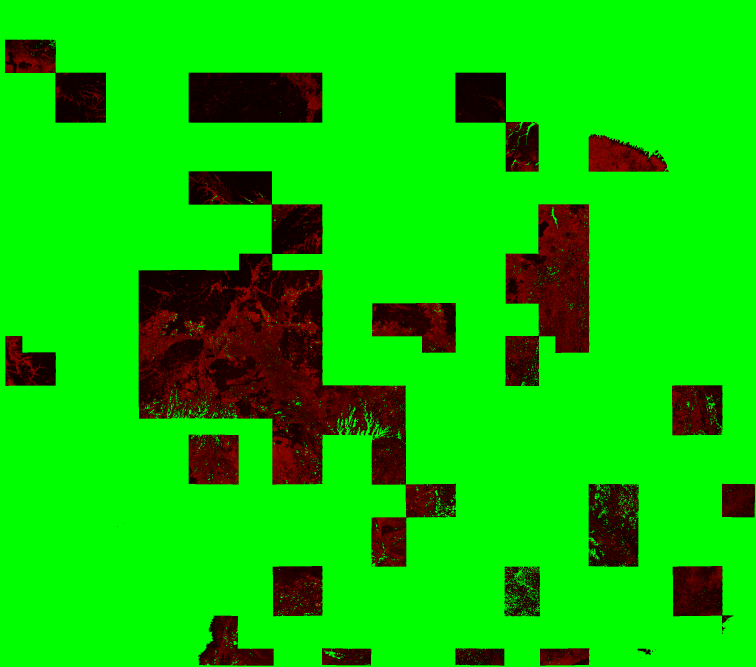
#> input picture site/map-data.png, 2267 x 2000 px (shown at 1/3 size)
$ python readme_art.py
#> lines starting #> are read from the running program, lines starting #| are printed output that depends on the picture
### tools/phase4/build_site.py
# ruff: noqa: RUF001  (typographic dashes and quotes are intended on the page)
"""Task 4.8: the public scorecard page of issue 2027.01, generated from the records.

Usage: python tools/phase4/build_site.py [PACKAGE_DIR]   (default D:/almanac-data/packages/2027.01)

Writes into ``site/``:

- ``index.html``: the page. Every number is read from a committed record, never typed by hand:
  the backtest from ``docs/phase2/stage_b_report.json``, its reproduction from
  ``docs/phase2/stage_b_reproduction.json``, the 2026 forecast summary from
  ``docs/phase4/forecast_2026_meta.json``, the digest from
  ``docs/phase4/package_2027.01_manifest.json`` and the reads of the test truth from
  ``docs/phase1/test_touch_log.jsonl``;
- ``map-data.png``: the headline 2026 forecast on a longitude-latitude grid of 0.015° (about
  1.7 km). Red channel: the mean probability of the 640 m cells in the pixel, as
  ``round(255 * sqrt(p))``; green: its risk band (0 = lowest half of cells … 5 = top 1%), 255 where
  nothing is forecast. The page draws the map from it in the viewer's colour theme and reads it
  for the hover value;
- ``map-land.png``: the land share of every 640 m cell of the 2,020 region tiles (static, from the
  Global Forest Change data mask), drawn under the forecast as the base map;
- ``og.png``: a 1200 x 630 preview for links shared on social sites and the README.

Risk bands are ranks of the 640 m cells of the headline forecast, not fixed probabilities: the
backtest showed its probabilities run high, so the page shows where risk is highest relative to
everywhere else, and states each band's probability range beside it.

The map is drawn only from a package whose manifest equals the committed one.
"""

from __future__ import annotations

import argparse
import csv
import hashlib
import html
import json
import re
from pathlib import Path

import numpy as np
import rasterio.warp
from PIL import Image, ImageChops, ImageDraw, ImageFilter, ImageFont
from rasterio.transform import Affine, from_origin
from rasterio.warp import Resampling, reproject

REPO = Path(__file__).resolve().parents[2]
SITE = REPO / "site"
DATA = Path("D:/almanac-data")
CELL, SIDE = 640.0, 128
RES = 0.015
BOUNDS = (-74.5, -24.5, -40.5, 5.5)  # the region (74W-41W, 24S-5N) with a half-degree margin
HELD_OUT = (-68.0, -13.0, -60.0, -7.0)
TILE_RE = re.compile(r"^(\d{1,2})([NS])_E(\d+)_N(-?\d+)$")
GITHUB = "https://github.com/pranavpanchal1326/Almanac"
SITE_URL = "https://pranavpanchal1326.github.io/Almanac/"
RELEASE = f"{GITHUB}/releases/tag/issue-2027.01-sealed"

# Risk bands: cut points as percentiles of the headline forecast over its forecast cells.
CUTS = [50, 75, 90, 95, 99]
BAND_NAMES = ["Lowest half", "Top 50%", "Top 25%", "Top 10%", "Top 5%", "Top 1%"]
# "Blue Marble": risk is one blue hue brightening to ice-white on a deep-space ground, with land a
# neutral slate and water near-black so that blue on the map means risk alone. Monotone lightness,
# every step at least 0.06 apart, one hue (spread 23 deg); dataviz validator, --ordinal, dark,
# surface #050b16. The lowest band is allowed to sink into the ground, as the sequential rule
# permits: low risk should not shine.
RAMP = ["#13294a", "#1c4775", "#24699d", "#3a90c6", "#7cc0e8", "#e3f4ff"]
NIGHT = (5, 11, 22)


def read_json(path: Path):
    return json.loads(path.read_text(encoding="utf-8"))


# [5 lines left out: function tile_geo, not called in this run]


def grid() -> tuple[int, int, Affine]:
    w, s, e, n = BOUNDS
    return round((e - w) / RES), round((n - s) / RES), from_origin(w, n, RES, RES)


# [60 lines left out: functions warp, box, land_map, forecast_map, encode, not called in this run]


def font(size: int, bold: bool = False):
    for name in (["segoeuib.ttf", "DejaVuSans-Bold.ttf"] if bold else ["segoeui.ttf", "DejaVuSans.ttf"]):
        for root in (Path("C:/Windows/Fonts"), Path("/usr/share/fonts/truetype/dejavu")):
            if (root / name).exists():
                return ImageFont.truetype(str(root / name), size)
    return ImageFont.load_default()


# [41 lines left out: functions og_image, font_file, not called in this run]


def pct(x: float, digits: int = 1) -> str:
    return f"{x * 100:+.{digits}f}%"


# [5 lines left out: function band_range, not called in this run]


CACHE = DATA / "work" / "site_map_cache.json"  # map geometry for --page-only; not published


# [120 lines left out: functions build, main, not called in this run]


# [2 lines that do not run on import are left out]

### tools/phase4/readme_art.py
"""Art for the README, drawn from the same records as the scorecard page.

Usage: python tools/phase4/readme_art.py   (after tools/phase4/build_site.py)

Writes into ``docs/media/``:

- ``forecast.gif``: the headline 2026 forecast lighting up band by band, from the safest half to
  the top 1%, then a slow glow on the brightest bands; drawn from ``site/map-data.png`` and
  ``site/map-land.png`` with the page's blue ramp;
- ``backtest.png``: every forecast's average precision on the 2025 backtest with its 95% interval,
  read from ``docs/phase2/stage_b_report.json``.
"""

from __future__ import annotations

import json
import sys
from pathlib import Path

import numpy as np
from PIL import Image, ImageDraw, ImageFilter

REPO = Path(__file__).resolve().parents[2]
sys.path.insert(0, str(Path(__file__).parent))
from build_site import BAND_NAMES, RAMP, font

OUT = REPO / "docs" / "media"
SPACE, LAND, WATER = np.array([5, 11, 22]), np.array([27, 35, 49]), np.array([7, 14, 27])
INK, MUTED, SKY = (232, 238, 247), (127, 144, 168), (108, 196, 240)
WIDTH = 760


def rgb(h: str) -> np.ndarray:
    return np.array([int(h[i : i + 2], 16) for i in (1, 3, 5)], float)


def forecast_gif() -> None:
    data = np.asarray(Image.open(REPO / "site" / "map-data.png").convert("RGB"))
#> data is the input picture: shape (2000, 2267, 3); mean R, G, B 10.6, 206, 0
    land = np.asarray(Image.open(REPO / "site" / "map-land.png").convert("L")).astype(float) / 255
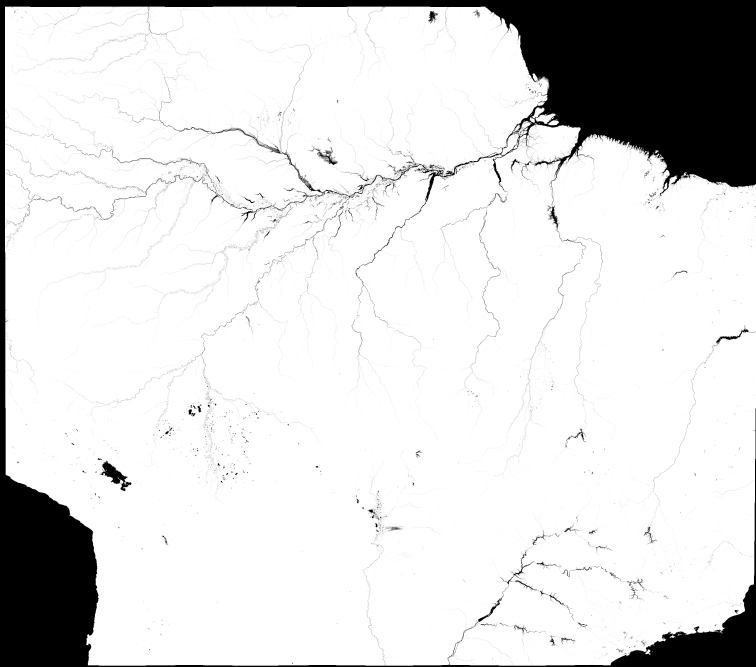
#> input picture site/map-land.png, 2267 x 2000 px (shown at 1/3 size)
    band = data[..., 1]
    a = land[..., None]
    base = np.where((land > 0)[..., None], WATER * (1 - a) + LAND * a, SPACE).astype(float)
    h = round(data.shape[0] * WIDTH / data.shape[1])
#> h = 670
    small = lambda arr: np.asarray(Image.fromarray(arr.astype(np.uint8)).resize((WIDTH, h), Image.LANCZOS)).astype(float)  # noqa: E731
    base_s = small(base)
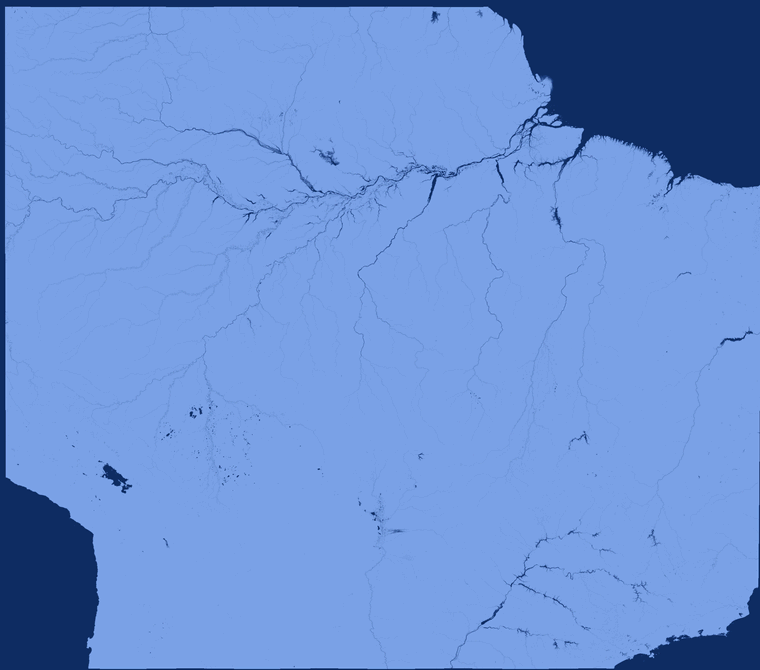
#> base_s: shape (670, 760, 3) float64; mean of channels 0, 1, 2 24, 31.8, 45.4; drawn with min black and max white
    layers = [small(np.where((band == i)[..., None], rgb(c), base)) for i, c in enumerate(RAMP)]
#> layers = 6 items
    masks = [np.asarray(Image.fromarray(((band == i) * 255).astype(np.uint8)).resize((WIDTH, h), Image.BOX)).astype(float)[..., None] / 255
             for i in range(len(RAMP))]
#> masks = 6 items
    hot = np.zeros((*band.shape, 3), np.uint8)
    for i in (4, 5):
        hot[band == i] = rgb(RAMP[i]).astype(np.uint8)
    glow = np.asarray(Image.fromarray(hot).resize((WIDTH, h), Image.BOX).filter(ImageFilter.GaussianBlur(4))).astype(float)

    pad, foot = 22, 64
    canvas_h = h + pad * 2 + foot
#> canvas_h = 778
    frames, durations = [], []

    def frame(alphas: list[float], g: float) -> Image.Image:
        img = base_s.copy()
        for i, al in enumerate(alphas):
            if al > 0:
                img = img * (1 - masks[i] * al) + layers[i] * masks[i] * al
        img = np.clip(img + glow * g, 0, 255)
        out = Image.new("RGB", (WIDTH + pad * 2, canvas_h), tuple(SPACE))
        out.paste(Image.fromarray(img.astype(np.uint8)), (pad, pad))
        d = ImageDraw.Draw(out)
        d.rectangle([pad - 1, pad - 1, pad + WIDTH, pad + h], outline=(40, 56, 80))
        y = pad + h + 18
        x = pad
        for i, c in enumerate(RAMP):
            on = alphas[i] if i < len(alphas) else 1
            col = tuple(int(v) for v in (rgb(c) * on + SPACE * (1 - on)))
            d.rectangle([x + i * 40, y, x + i * 40 + 36, y + 8], fill=col)
        d.text((x + 6 * 40 + 10, y - 6), "Risk of forest loss in 2026 · lowest half → top 1%", font=font(15), fill=MUTED)
        lit = sum(1 for al in alphas if al >= 1)
        label = BAND_NAMES[min(lit, len(BAND_NAMES)) - 1] if lit else ""
        d.text((x, y + 18), "ALMANAC · ISSUE 2027.01 · AMAZON & CERRADO", font=font(13, True), fill=SKY)
        if label:
            d.text((pad + WIDTH, y + 18), f"lighting: {label.lower()}" if lit < len(RAMP) else "sealed 22 Nov 2026",
                   font=font(13), fill=INK, anchor="ra")
        return out

    steps = 5
    for i in range(len(RAMP)):
        for s in range(1, steps + 1):
            al = [1.0] * i + [s / steps] + [0.0] * (len(RAMP) - i - 1)
            frames.append(frame(al, 0))
            durations.append(70)
        durations[-1] = 260
#> this loop made 6 passes
#> pass 1, in frame, `out = Image.new("RGB", (WIDTH + pad * 2, canvas_h), tuple(SPACE))`:
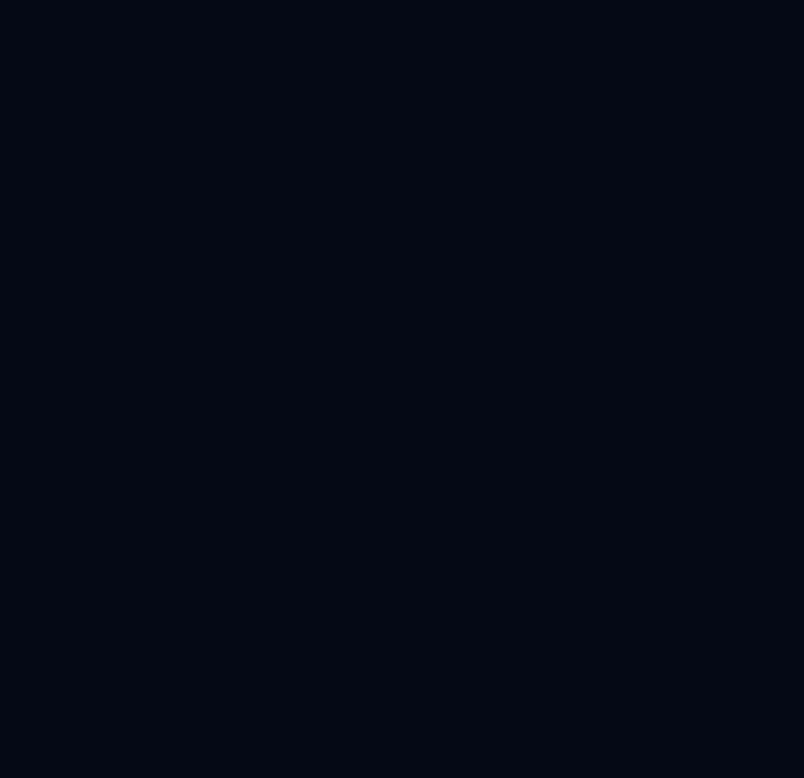
#> out: PIL image 804x778 RGB; mean R, G, B 5, 11, 22
#> pass 1, in frame (call 2), `img = np.clip(img + glow * g, 0, 255)`:
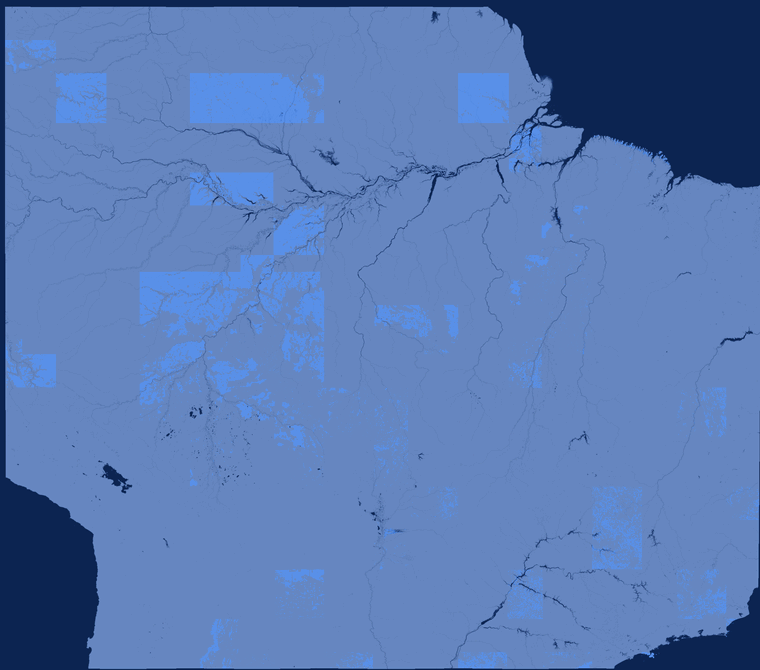
#> img: shape (670, 760, 3) float64; mean of channels 0, 1, 2 23.8, 31.9, 46.1; drawn with min black and max white
#> after the loop, durations = 30 values, max 260 at index 4, min 70 at index 0, mean 108; frames = 30 items
    for g in list(np.linspace(0, 1, 8)) + list(np.linspace(1, .35, 8)) + list(np.linspace(.35, 1, 8)):
        frames.append(frame([1.0] * len(RAMP), float(g)))
        durations.append(90)
#> this loop made 24 passes
#> pass 1, in frame (call 31), `img = np.clip(img + glow * g, 0, 255)`:
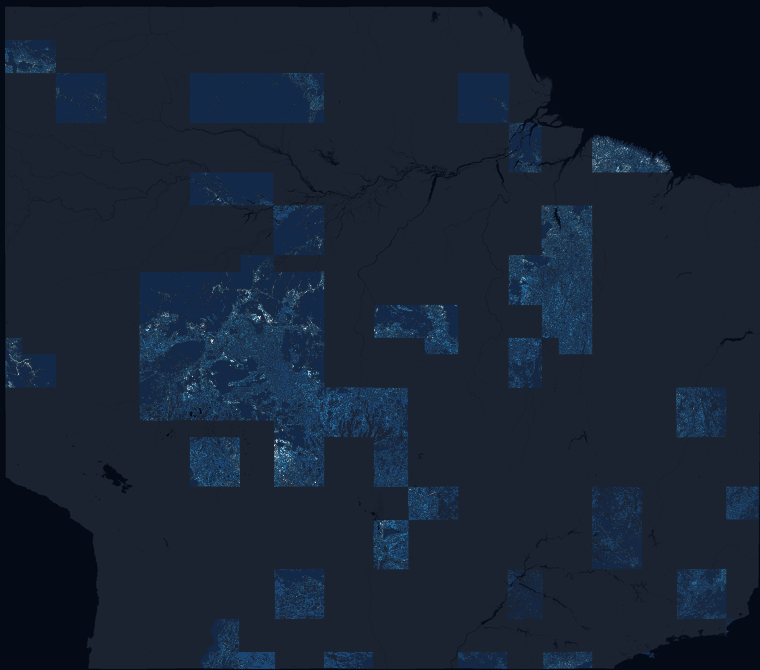
#> img: shape (670, 760, 3) float64; mean of channels 0, 1, 2 24.1, 35.1, 51.8; drawn as R, G, B
#> after the loop, durations = 54 values, max 260 at index 4, min 70 at index 0, mean 100; frames = 54 items
    durations[-1] = 2600
    pal = frames[-1].quantize(colors=255, method=Image.Quantize.MEDIANCUT)
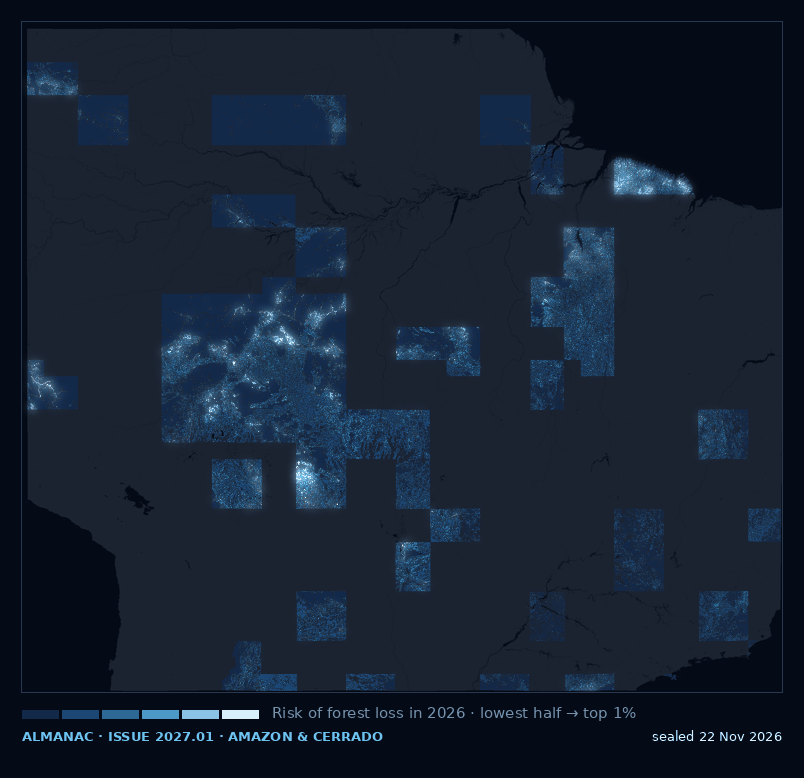
#> pal: PIL image 804x778 P; mean R, G, B 22.1, 33, 49
    q = [f.quantize(palette=pal, dither=Image.Dither.NONE) for f in frames]
#> q = 54 items
    OUT.mkdir(parents=True, exist_ok=True)
    q[0].save(OUT / "forecast.gif", save_all=True, append_images=q[1:], duration=durations, loop=0, optimize=True, disposal=1)
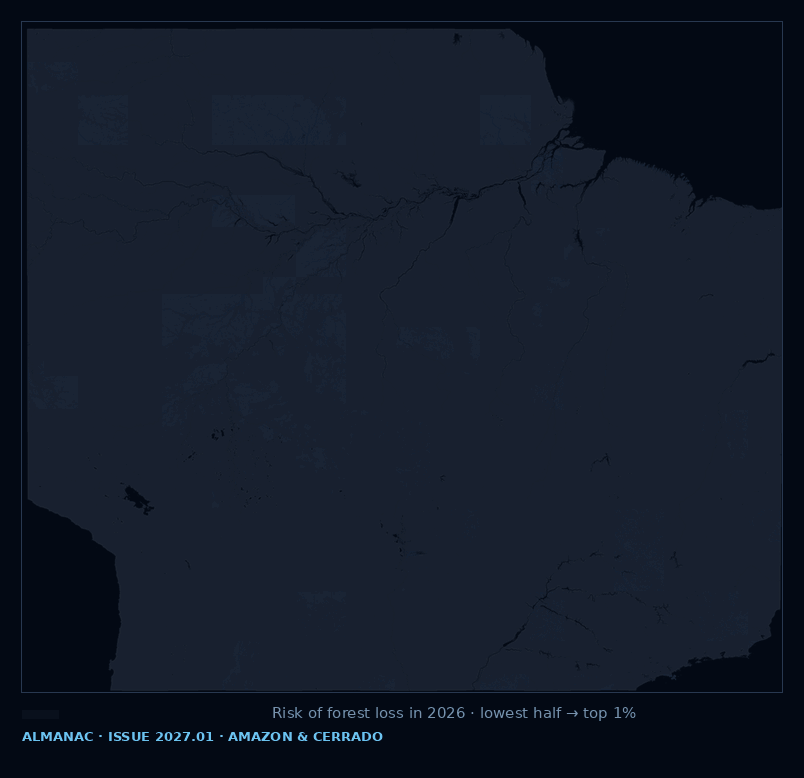
#> saved as forecast.gif: PIL image 804x778 P; mean R, G, B 18.5, 26.3, 40.3


def backtest_png() -> None:
#> (the run stopped early here; a loop or call above may not have finished)
